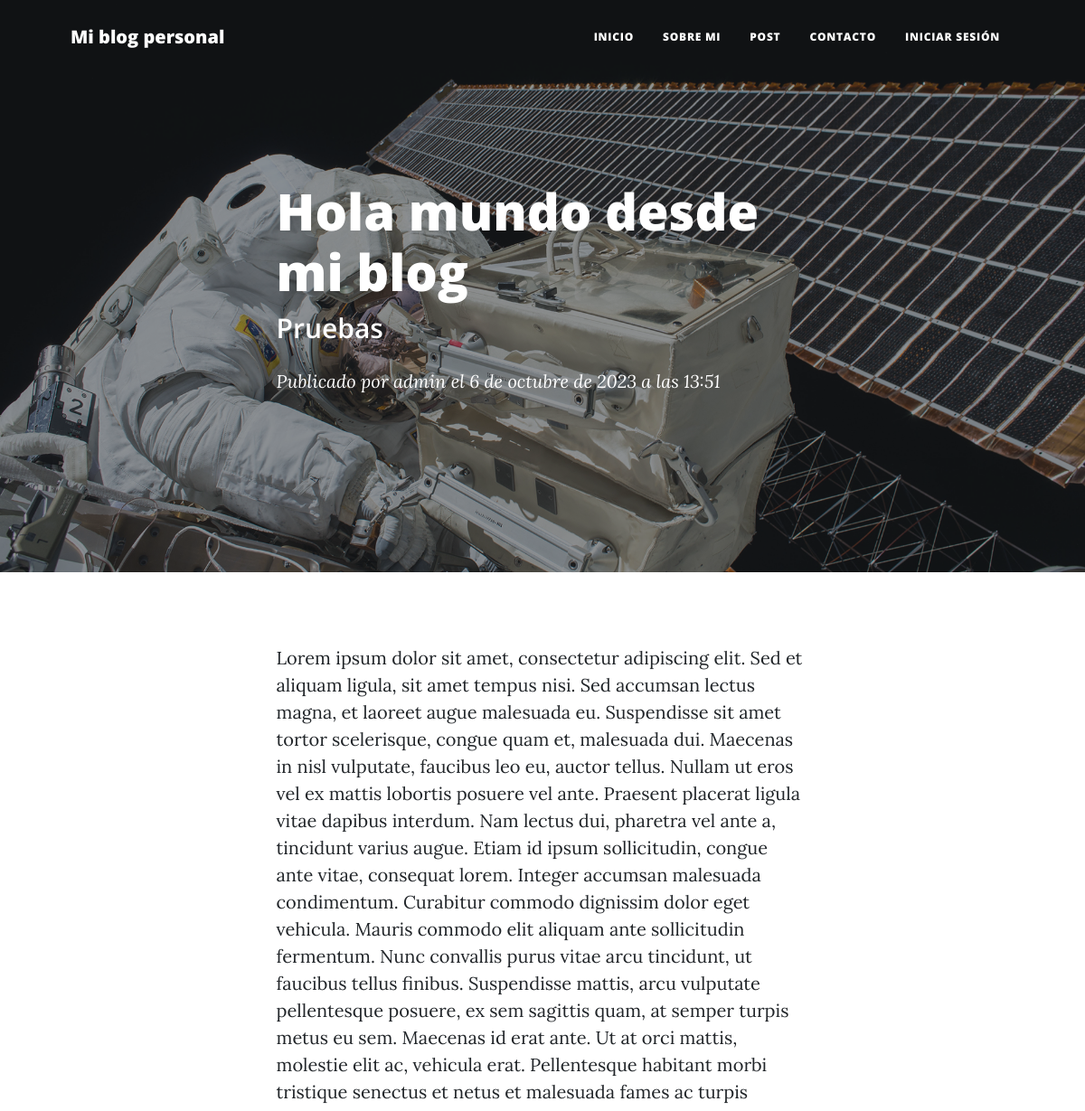
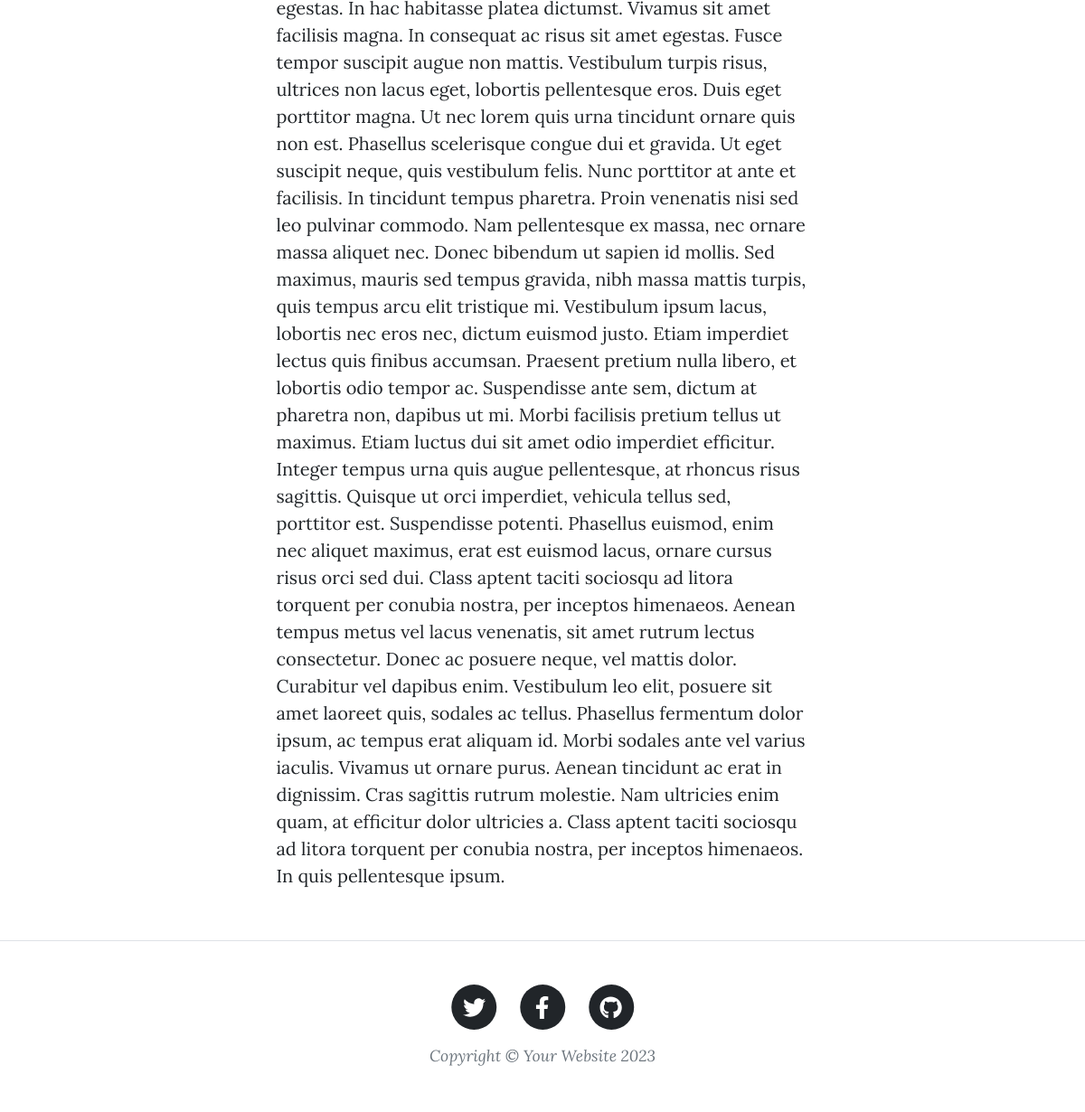
/post/1, run on the app's committed database (2 pictures, top to bottom).
### blog/models.py (models this page shows, shortened)
class Post(models.Model):
    title = models.CharField(max_length=50)
    sub_title = models.CharField(max_length=100)
    content = models.TextField()
    author = models.ForeignKey(settings.AUTH_USER_MODEL, on_delete=models.RESTRICT)
    publish_date = models.DateTimeField(auto_now_add=True)
    update_date = models.DateTimeField(auto_now=True)
    category = models.ForeignKey(Category, on_delete=models.CASCADE)
    tags = models.ManyToManyField(Tag)

### blog/views.py (the view)
# urls.py: path('post/<pk>', PostDetail.as_view(), name='post'),
class PostDetail(DetailView):
    model = Post
    template_name = 'blog/crud/post_detail.html'
    context_object_name = 'post'

### blog/templates/blog/crud/post_detail.html
{% extends 'blog/base.html' %}
{% load static %}
{% block content %}
<header class="masthead" style="background-image: url({% static 'assets/img/post-bg.jpg' %})">
    <div class="container position-relative px-4 px-lg-5">
        <div class="row gx-4 gx-lg-5 justify-content-center">
            <div class="col-md-10 col-lg-8 col-xl-7">
                <div class="post-heading">
                    <h1>{{ post.title }}</h1>
                    <h2 class="subheading">{{ post.sub_title }}</h2>
                    <span class="meta">
                                Publicado por
                                <a href="#!">{{ post.author }}</a>
                                el {{ post.publish_date }}
                            </span>
                </div>
            </div>
        </div>
    </div>
</header>
<article class="mb-4">
    <div class="container px-4 px-lg-5">
        <div class="row gx-4 gx-lg-5 justify-content-center">
            <div class="col-md-10 col-lg-8 col-xl-7">
                <p>{{ post.content }}</p>
            </div>
        </div>
    </div>
</article>
{% endblock %}

### data on the page
Post: title "Hola mundo desde mi blog", sub_title "Pruebas", author "admin", publish_date "6 de octubre de 2023 a las 13:51", content "Lorem ipsum dolor sit amet, consectetur adipiscing elit. Sed et aliquam ligula, sit amet tempus nisi. Sed accumsan lectus magna, et laoreet augue malesuada eu. Suspendisse sit amet tortor scelerisque, congue quam et, malesuada dui. Maecenas in nisl vulputate, faucibus leo eu, auctor tellus. Nullam ut eros vel ex mattis lobortis posuere vel ante. Praesent placerat ligula vitae dapibus interdum. Nam lectus dui, pharetra vel ante a, tincidunt varius augue. Etiam id ipsum sollicitudin, congue ante vitae, consequat lorem. Integer accumsan malesuada condimentum. Curabitur commodo dignissim dolor eget vehicula. Mauris commodo elit aliquam ante sollicitudin fermentum. Nunc convallis purus vitae…"
